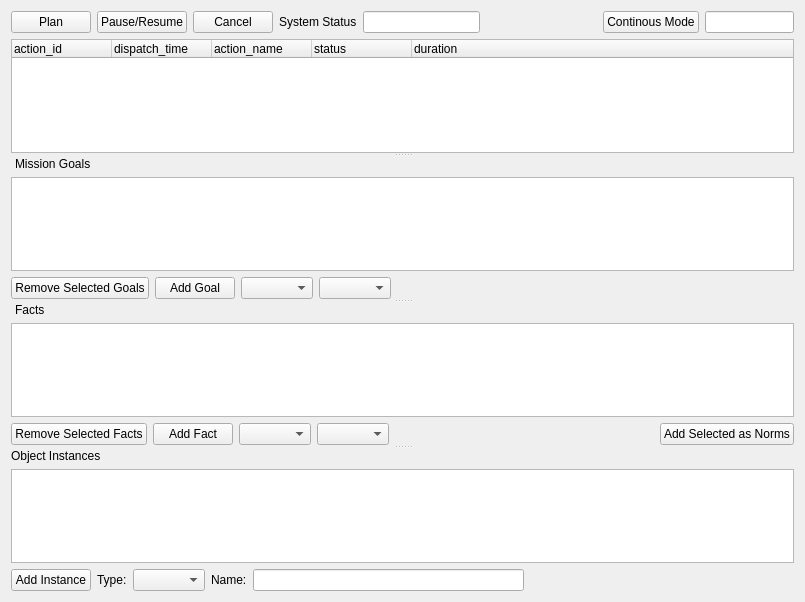
<?xml version="1.0" encoding="UTF-8"?>
<ui version="4.0">
 <class>ROSPlanDispatcher</class>
 <widget class="QWidget" name="ROSPlanDispatcher">
  <property name="geometry">
   <rect>
    <x>0</x>
    <y>0</y>
    <width>805</width>
    <height>602</height>
   </rect>
  </property>
  <property name="sizePolicy">
   <sizepolicy hsizetype="Expanding" vsizetype="Expanding">
    <horstretch>0</horstretch>
    <verstretch>0</verstretch>
   </sizepolicy>
  </property>
  <property name="windowTitle">
   <string>ROSPlan dispatcher</string>
  </property>
  <layout class="QGridLayout" name="gridLayout">
   <item row="0" column="0">
    <layout class="QHBoxLayout" name="horizontalLayout_2">
     <item>
      <widget class="QPushButton" name="planButton">
       <property name="layoutDirection">
        <enum>Qt::LeftToRight</enum>
       </property>
       <property name="text">
        <string>Plan</string>
       </property>
      </widget>
     </item>
     <item>
      <widget class="QPushButton" name="pauseButton">
       <property name="text">
        <string>Pause/Resume</string>
       </property>
      </widget>
     </item>
     <item>
      <widget class="QPushButton" name="cancelButton">
       <property name="text">
        <string>Cancel</string>
       </property>
      </widget>
     </item>
     <item>
      <widget class="QLabel" name="label">
       <property name="text">
        <string>System Status</string>
       </property>
      </widget>
     </item>
     <item>
      <widget class="QLineEdit" name="statusLabel">
       <property name="enabled">
        <bool>true</bool>
       </property>
       <property name="cursor">
        <cursorShape>BlankCursor</cursorShape>
       </property>
       <property name="autoFillBackground">
        <bool>false</bool>
       </property>
       <property name="frame">
        <bool>true</bool>
       </property>
       <property name="readOnly">
        <bool>true</bool>
       </property>
      </widget>
     </item>
     <item>
      <spacer name="horizontalSpacer_2">
       <property name="orientation">
        <enum>Qt::Horizontal</enum>
       </property>
       <property name="sizeHint" stdset="0">
        <size>
         <width>40</width>
         <height>20</height>
        </size>
       </property>
      </spacer>
     </item>
     <item>
      <widget class="QPushButton" name="continuousModeToggle">
       <property name="toolTip">
        <string>&lt;html&gt;&lt;head/&gt;&lt;body&gt;&lt;p&gt;Launches planning after 5s if system status is &lt;span style=&quot; font-style:italic;&quot;&gt;Ready&lt;/span&gt;.&lt;/p&gt;&lt;/body&gt;&lt;/html&gt;</string>
       </property>
       <property name="text">
        <string>Continous Mode</string>
       </property>
       <property name="checkable">
        <bool>true</bool>
       </property>
       <property name="checked">
        <bool>false</bool>
       </property>
       <property name="autoDefault">
        <bool>false</bool>
       </property>
       <property name="default">
        <bool>false</bool>
       </property>
       <property name="flat">
        <bool>false</bool>
       </property>
      </widget>
     </item>
     <item>
      <widget class="QLineEdit" name="continuousModeTimeout">
       <property name="maximumSize">
        <size>
         <width>89</width>
         <height>16777215</height>
        </size>
       </property>
       <property name="cursor">
        <cursorShape>BlankCursor</cursorShape>
       </property>
       <property name="readOnly">
        <bool>true</bool>
       </property>
      </widget>
     </item>
    </layout>
   </item>
   <item row="1" column="0">
    <widget class="QSplitter" name="splitter">
     <property name="cursor">
      <cursorShape>ArrowCursor</cursorShape>
     </property>
     <property name="orientation">
      <enum>Qt::Vertical</enum>
     </property>
     <property name="childrenCollapsible">
      <bool>false</bool>
     </property>
     <widget class="QTreeWidget" name="planView">
      <property name="sizePolicy">
       <sizepolicy hsizetype="Expanding" vsizetype="Expanding">
        <horstretch>0</horstretch>
        <verstretch>0</verstretch>
       </sizepolicy>
      </property>
      <property name="maximumSize">
       <size>
        <width>16777215</width>
        <height>16777215</height>
       </size>
      </property>
      <column>
       <property name="text">
        <string>action_id</string>
       </property>
      </column>
      <column>
       <property name="text">
        <string>dispatch_time</string>
       </property>
      </column>
      <column>
       <property name="text">
        <string>action_name</string>
       </property>
      </column>
      <column>
       <property name="text">
        <string>status</string>
       </property>
      </column>
      <column>
       <property name="text">
        <string>duration</string>
       </property>
      </column>
     </widget>
     <widget class="QWidget" name="layoutWidget">
      <layout class="QVBoxLayout" name="verticalLayout">
       <item>
        <widget class="QLabel" name="label_2">
         <property name="text">
          <string>Mission Goals</string>
         </property>
         <property name="indent">
          <number>4</number>
         </property>
        </widget>
       </item>
       <item>
        <widget class="QListWidget" name="goalView">
         <property name="selectionMode">
          <enum>QAbstractItemView::MultiSelection</enum>
         </property>
         <property name="sortingEnabled">
          <bool>true</bool>
         </property>
        </widget>
       </item>
       <item>
        <layout class="QHBoxLayout" name="horizontalLayout_3">
         <item>
          <widget class="QPushButton" name="removeGoalButton">
           <property name="text">
            <string>Remove Selected Goals</string>
           </property>
          </widget>
         </item>
         <item>
          <widget class="QPushButton" name="addGoalButton">
           <property name="enabled">
            <bool>true</bool>
           </property>
           <property name="text">
            <string>Add Goal</string>
           </property>
          </widget>
         </item>
         <item>
          <widget class="QComboBox" name="goalNameComboBox">
           <property name="autoFillBackground">
            <bool>false</bool>
           </property>
           <property name="frame">
            <bool>true</bool>
           </property>
          </widget>
         </item>
         <item>
          <widget class="QComboBox" name="goalComboBox">
           <property name="maximumSize">
            <size>
             <width>300</width>
             <height>16777215</height>
            </size>
           </property>
           <property name="insertPolicy">
            <enum>QComboBox::InsertAlphabetically</enum>
           </property>
           <property name="sizeAdjustPolicy">
            <enum>QComboBox::AdjustToContents</enum>
           </property>
          </widget>
         </item>
         <item>
          <spacer name="horizontalSpacer_3">
           <property name="orientation">
            <enum>Qt::Horizontal</enum>
           </property>
           <property name="sizeHint" stdset="0">
            <size>
             <width>40</width>
             <height>20</height>
            </size>
           </property>
          </spacer>
         </item>
        </layout>
       </item>
      </layout>
     </widget>
     <widget class="QWidget" name="layoutWidget">
      <layout class="QVBoxLayout" name="verticalLayout_2">
       <item>
        <widget class="QLabel" name="label_3">
         <property name="text">
          <string>Facts</string>
         </property>
         <property name="indent">
          <number>4</number>
         </property>
        </widget>
       </item>
       <item>
        <widget class="QListWidget" name="modelView">
         <property name="enabled">
          <bool>true</bool>
         </property>
         <property name="selectionMode">
          <enum>QAbstractItemView::MultiSelection</enum>
         </property>
        </widget>
       </item>
       <item>
        <layout class="QHBoxLayout" name="horizontalLayout">
         <property name="sizeConstraint">
          <enum>QLayout::SetDefaultConstraint</enum>
         </property>
         <item>
          <widget class="QPushButton" name="removeFactButton">
           <property name="text">
            <string>Remove Selected Facts</string>
           </property>
          </widget>
         </item>
         <item>
          <widget class="QPushButton" name="addFactButton">
           <property name="text">
            <string>Add Fact</string>
           </property>
          </widget>
         </item>
         <item>
          <widget class="QComboBox" name="factNameComboBox"/>
         </item>
         <item>
          <widget class="QComboBox" name="factComboBox"/>
         </item>
         <item>
          <spacer name="horizontalSpacer">
           <property name="orientation">
            <enum>Qt::Horizontal</enum>
           </property>
           <property name="sizeType">
            <enum>QSizePolicy::Expanding</enum>
           </property>
           <property name="sizeHint" stdset="0">
            <size>
             <width>40</width>
             <height>20</height>
            </size>
           </property>
          </spacer>
         </item>
         <item>
          <widget class="QPushButton" name="addSelectedAsNorms">
           <property name="text">
            <string>Add Selected as Norms</string>
           </property>
          </widget>
         </item>
        </layout>
       </item>
      </layout>
     </widget>
     <widget class="QWidget" name="verticalLayoutWidget">
      <layout class="QVBoxLayout" name="verticalLayout_3">
       <item>
        <widget class="QLabel" name="label_4">
         <property name="text">
          <string>Object Instances</string>
         </property>
        </widget>
       </item>
       <item>
        <widget class="QTreeWidget" name="instanceView">
         <attribute name="headerVisible">
          <bool>false</bool>
         </attribute>
         <column>
          <property name="text">
           <string notr="true">1</string>
          </property>
         </column>
        </widget>
       </item>
       <item>
        <layout class="QHBoxLayout" name="horizontalLayout_4">
         <item>
          <widget class="QPushButton" name="addInstanceButton">
           <property name="text">
            <string>Add Instance</string>
           </property>
          </widget>
         </item>
         <item>
          <widget class="QLabel" name="label_5">
           <property name="text">
            <string>Type:</string>
           </property>
          </widget>
         </item>
         <item>
          <widget class="QComboBox" name="typeComboBox"/>
         </item>
         <item>
          <widget class="QLabel" name="label_6">
           <property name="text">
            <string>Name:</string>
           </property>
          </widget>
         </item>
         <item>
          <widget class="QLineEdit" name="instanceNameEdit"/>
         </item>
         <item>
          <spacer name="horizontalSpacer_4">
           <property name="orientation">
            <enum>Qt::Horizontal</enum>
           </property>
           <property name="sizeHint" stdset="0">
            <size>
             <width>40</width>
             <height>20</height>
            </size>
           </property>
          </spacer>
         </item>
        </layout>
       </item>
      </layout>
     </widget>
    </widget>
   </item>
  </layout>
 </widget>
 <resources/>
 <connections/>
</ui>
